Frame 1 (no input): blank canvas, image omitted
Frame 60 (the mouse pressed at the canvas centre just before this capture): blank canvas, image omitted
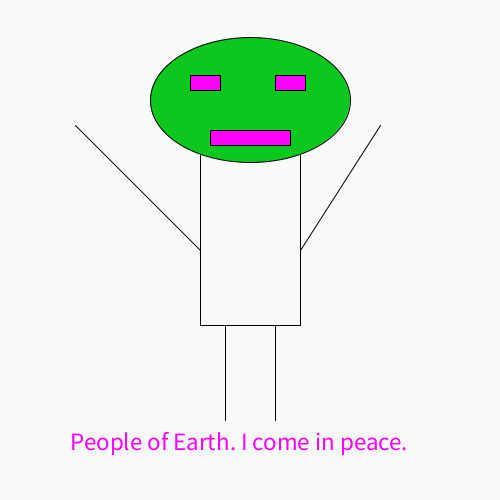
Frame 120 (the mouse held since frame 60 and released just before this capture)

The Processing sketch whose frames 1 and 60 were blank and that drew this single picture after the mouse press (run headless with seeded random() and noise(); from frame 60 on, the mouse is pressed at the canvas centre):

// Processing sketch: processing_30982
// ── processing_30982.pde

void setup() { 
size(500,500);
background(color(255, 255, 255));

}

void draw() {
background(mouseX,mouseY,mouseX);
textSize(15);
fill(0, 0, 0);
text("Click and hold the mouse then move the mouse around", 25, 250);
  if(mousePressed==true){
background(mouseX,mouseY,mouseY);
 fill(12, 200, 30);
 ellipse(250, 100, 200, 125);
 line(200, 155, 200, 325);
 line(300, 155, 300, 325);
 line(200, 325, 300, 325);
 line(200, 250, 75, 125);
 line(300, 250, 380, 125);
 line(225, 325, 225, 420);
 line(275, 325, 275, 420);
 fill(255,0,255);
 rect(190, 75, 30, 15);
 rect(275, 75, 30, 15);
 rect(210, 130, 80, 15);
 textSize(25);
 text("People of Earth. I come in peace.", 70, 450);
  
}
}
